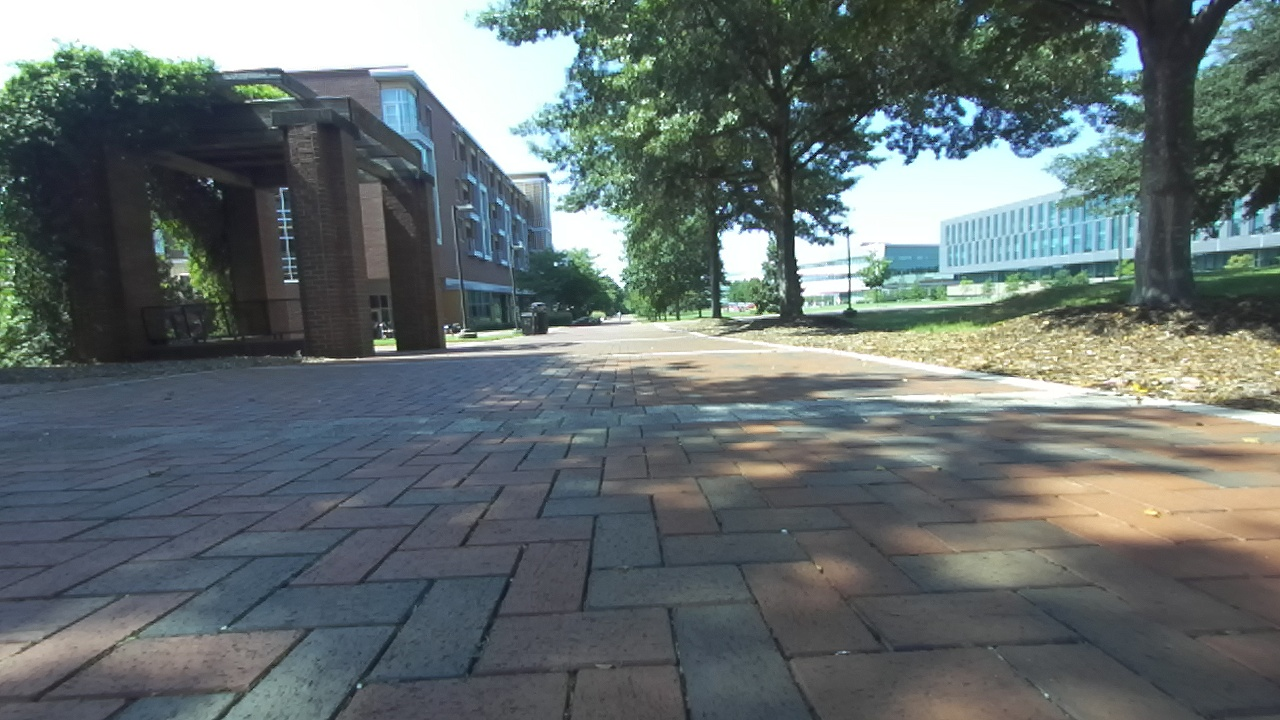
#> input picture project-oval/sidewalk_segmentation/test_image1.jpg, 1280 x 720 px; its folder holds only this picture in this run
$ python -i suchir_test.py   (imports and definitions only)
#> lines starting #> are read from the running program, lines starting #| are printed output that depends on the picture
# #!/usr/bin/env python
# import rclpy
# from rclpy.node import Node
# from sensor_msgs.msg import Image
import cv2
# from cv_bridge import CvBridge
import threading
import time
import math
import numpy as np
# from std_msgs.msg import Int64

#Default: stereo image (from both L and R lenses)
IMAGE_TOPIC = "/zed/zed_node/stereo/image_rect_color"
#PID Coefficients
Kp = 0.3
Kd = 0.05
# NOTE: no need for I shown via testing
Ki = 0

FIXED_THROTTLE = 4

# For color filtering
lower_yellow_threshold = np.array([0, 200, 200], dtype= "uint8")
upper_yellow_threshold = np.array([150, 255, 255], dtype= "uint8")

# br = CvBridge()
image = None
# def camera_callback(data):
#     global image
#     image = br.imgmsg_to_cv2(data)
#     image = image[:,:,:3]

def process_image(img):

    img[img==0]=1

    # Convert segmentation mask to proper image format
    processed_img = np.zeros_like(img, dtype=np.uint8)

    # Assuming you want to detect lines for specific classes
    # Adjust these values based on which classes represent roads/paths
    road_classes = [1, 3, 4]  # modify these values based on your segmentation classes
    for class_id in road_classes:
        processed_img[img == class_id] = 255

    np.savetxt('output3.txt', processed_img, fmt="%d")

    # Apply Gaussian blur to smooth edges
    blurred = cv2.GaussianBlur(processed_img, (5, 5), 0)

    # Apply Canny with appropriate thresholds for binary image
    edges = cv2.Canny(blurred, 30, 100)

    # Dilate edges to connect nearby lines
    kernel = np.ones((3,3), np.uint8)
    edges = cv2.dilate(edges, kernel, iterations=1)

    line_img = np.zeros_like(processed_img, dtype=np.uint8)
    line_color = [0, 255, 0]
    line_thickness = 1
    dot_color = [0, 255, 0]
    dot_size = 3
    left_line_x = []
    left_line_y = []
    right_line_x = []
    right_line_y = []

    # Modify HoughLinesP parameters for smaller image
    lines = cv2.HoughLinesP(
        edges,
        rho=1,
        theta=np.pi/180,
        threshold=15,        # Lower threshold due to smaller image
        minLineLength=20,    # Adjust based on image size
        maxLineGap=5        # Smaller gap due to image size
    )
    print(lines)

    if lines is None:
        lane_center = processed_img.shape[1] / 2
        print("NO LINES DETECTED!")
        return 0

    for line in lines:
        for x1, y1, x2, y2 in line:
            slope = (y2 - y1)/(x2 - x1)
            # Filter slopes that aren't steep enough
            if abs(slope) >= 0.1:
                # Sort into left, right lines
                if slope > 0:
                    left_line_x.append(x1)
                    left_line_x.append(x2)
                    left_line_y.append(y1)
                    left_line_y.append(y2)
                else:
                    right_line_x.append(x1)
                    right_line_x.append(x2)
                    right_line_y.append(y1)
                    right_line_y.append(y2)

                cv2.line(line_img, (x1, y1), (x2, y2), line_color, line_thickness)

    lane_center = 0
    poly_left = None
    poly_right = None
    # If we can't see any lines at all (uh oh)

    # If we can't see left or right lines
    if len(left_line_x) == 0:
        print("No right line detected")
        return -250
    elif len(right_line_x) == 0:
        print("No left line detected")
        return 250
    else:
        # Create a polynomial fit of left lines, right lines
        left_line_fit = np.polyfit(left_line_y, left_line_x, deg=1)
        right_line_fit = np.polyfit(right_line_y, right_line_x, deg=1)

        # Create function such that f(y) = x
        poly_left = np.poly1d(left_line_fit)
        poly_right = np.poly1d(right_line_fit)

        # MAX_Y is the "bottom" of our image
        MAX_Y = processed_img.shape[0]
        # MIN_Y = min(left_line_y.append(right_line_y))

        # Find the close end of the left, right lanes
        left_x_close = poly_left(MAX_Y)
        right_x_close = poly_right(MAX_Y)
        # Find the center of our calculated lanes
        lane_center = (left_x_close + right_x_close) / 2
    # Center of our car is based off camera location
    car_center = processed_img.shape[1] / 2

    if poly_left is not None and poly_right is not None:
        print("Left lane slope", poly_left.c)
        print("Right lane slope", poly_right.c)
    print("Center of lane (calculated):", lane_center)
    print("Center of car", car_center)
    print("CTE", car_center - lane_center)
    # cv2.circle(line_img, (x1, y1), dot_size, dot_color, -1)
    # cv2.circle(line_img, (x2, y2), dot_size, dot_color, -1)
    overlay = cv2.addWeighted(processed_img, 1.0, line_img, 1.0, 0.0)
    processed_img = overlay

    cv2.imshow('Complete processed image (with lines)', processed_img)
    cv2.waitKey(1)


    return processed_img, edges


# [49 lines of commented-out code are left out]

>>> import cv2
>>> picture = cv2.imread('test_image1.jpg', cv2.IMREAD_GRAYSCALE)
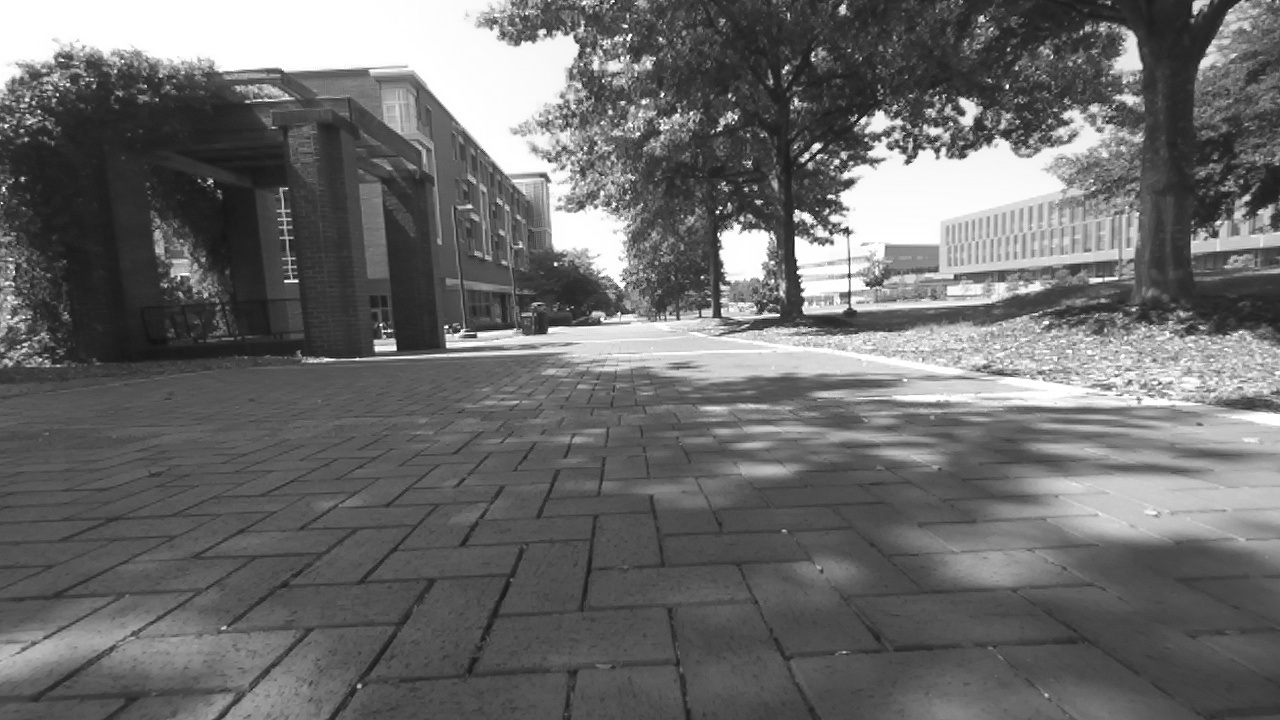
#> picture: shape (720, 1280); min 1, max 255, mean 107.6
>>> result = process_image(picture)
#> result = 0
